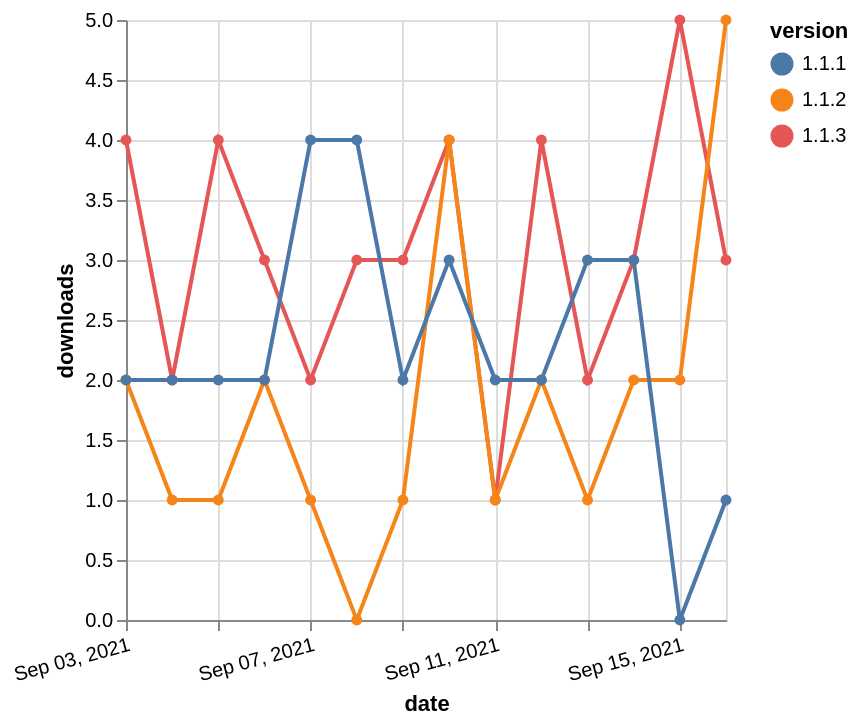

Write the Vega-Lite specification saved for this chart.
### Vega-Lite specification from a JSON file in a GitHub repository (floating-point values rounded to 4 significant figures)
{"$schema": "https://vega.github.io/schema/vega-lite/v5.json", "description": "A simple bar chart with embedded data.", "data": {"values": [{"date": "2021-09-03", "total": 151, "delta": 4, "version": "1.1.3"}, {"date": "2021-09-04", "total": 153, "delta": 2, "version": "1.1.3"}, {"date": "2021-09-05", "total": 157, "delta": 4, "version": "1.1.3"}, {"date": "2021-09-06", "total": 160, "delta": 3, "version": "1.1.3"}, {"date": "2021-09-07", "total": 162, "delta": 2, "version": "1.1.3"}, {"date": "2021-09-08", "total": 165, "delta": 3, "version": "1.1.3"}, {"date": "2021-09-09", "total": 168, "delta": 3, "version": "1.1.3"}, {"date": "2021-09-10", "total": 172, "delta": 4, "version": "1.1.3"}, {"date": "2021-09-11", "total": 173, "delta": 1, "version": "1.1.3"}, {"date": "2021-09-12", "total": 177, "delta": 4, "version": "1.1.3"}, {"date": "2021-09-13", "total": 179, "delta": 2, "version": "1.1.3"}, {"date": "2021-09-14", "total": 182, "delta": 3, "version": "1.1.3"}, {"date": "2021-09-15", "total": 187, "delta": 5, "version": "1.1.3"}, {"date": "2021-09-16", "total": 190, "delta": 3, "version": "1.1.3"}, {"date": "2021-09-03", "total": 1705, "delta": 2, "version": "1.1.2"}, {"date": "2021-09-04", "total": 1706, "delta": 1, "version": "1.1.2"}, {"date": "2021-09-05", "total": 1707, "delta": 1, "version": "1.1.2"}, {"date": "2021-09-06", "total": 1709, "delta": 2, "version": "1.1.2"}, {"date": "2021-09-07", "total": 1710, "delta": 1, "version": "1.1.2"}, {"date": "2021-09-08", "total": 1710, "delta": 0, "version": "1.1.2"}, {"date": "2021-09-09", "total": 1711, "delta": 1, "version": "1.1.2"}, {"date": "2021-09-10", "total": 1715, "delta": 4, "version": "1.1.2"}, {"date": "2021-09-11", "total": 1716, "delta": 1, "version": "1.1.2"}, {"date": "2021-09-12", "total": 1718, "delta": 2, "version": "1.1.2"}, {"date": "2021-09-13", "total": 1719, "delta": 1, "version": "1.1.2"}, {"date": "2021-09-14", "total": 1721, "delta": 2, "version": "1.1.2"}, {"date": "2021-09-15", "total": 1723, "delta": 2, "version": "1.1.2"}, {"date": "2021-09-16", "total": 1728, "delta": 5, "version": "1.1.2"}, {"date": "2021-09-03", "total": 3858, "delta": 2, "version": "1.1.1"}, {"date": "2021-09-04", "total": 3860, "delta": 2, "version": "1.1.1"}, {"date": "2021-09-05", "total": 3862, "delta": 2, "version": "1.1.1"}, {"date": "2021-09-06", "total": 3864, "delta": 2, "version": "1.1.1"}, {"date": "2021-09-07", "total": 3868, "delta": 4, "version": "1.1.1"}, {"date": "2021-09-08", "total": 3872, "delta": 4, "version": "1.1.1"}, {"date": "2021-09-09", "total": 3874, "delta": 2, "version": "1.1.1"}, {"date": "2021-09-10", "total": 3877, "delta": 3, "version": "1.1.1"}, {"date": "2021-09-11", "total": 3879, "delta": 2, "version": "1.1.1"}, {"date": "2021-09-12", "total": 3881, "delta": 2, "version": "1.1.1"}, {"date": "2021-09-13", "total": 3884, "delta": 3, "version": "1.1.1"}, {"date": "2021-09-14", "total": 3887, "delta": 3, "version": "1.1.1"}, {"date": "2021-09-15", "total": 3887, "delta": 0, "version": "1.1.1"}, {"date": "2021-09-16", "total": 3888, "delta": 1, "version": "1.1.1"}]}, "width": "container", "mark": {"type": "line", "point": {"filled": true}}, "encoding": {"x": {"field": "date", "type": "temporal", "timeUnit": "yearmonthdate", "title": "date", "axis": {"labelAngle": -15}}, "y": {"field": "delta", "type": "quantitative", "title": "downloads"}, "color": {"field": "version", "type": "nominal"}, "tooltip": {"field": "delta"}}}
